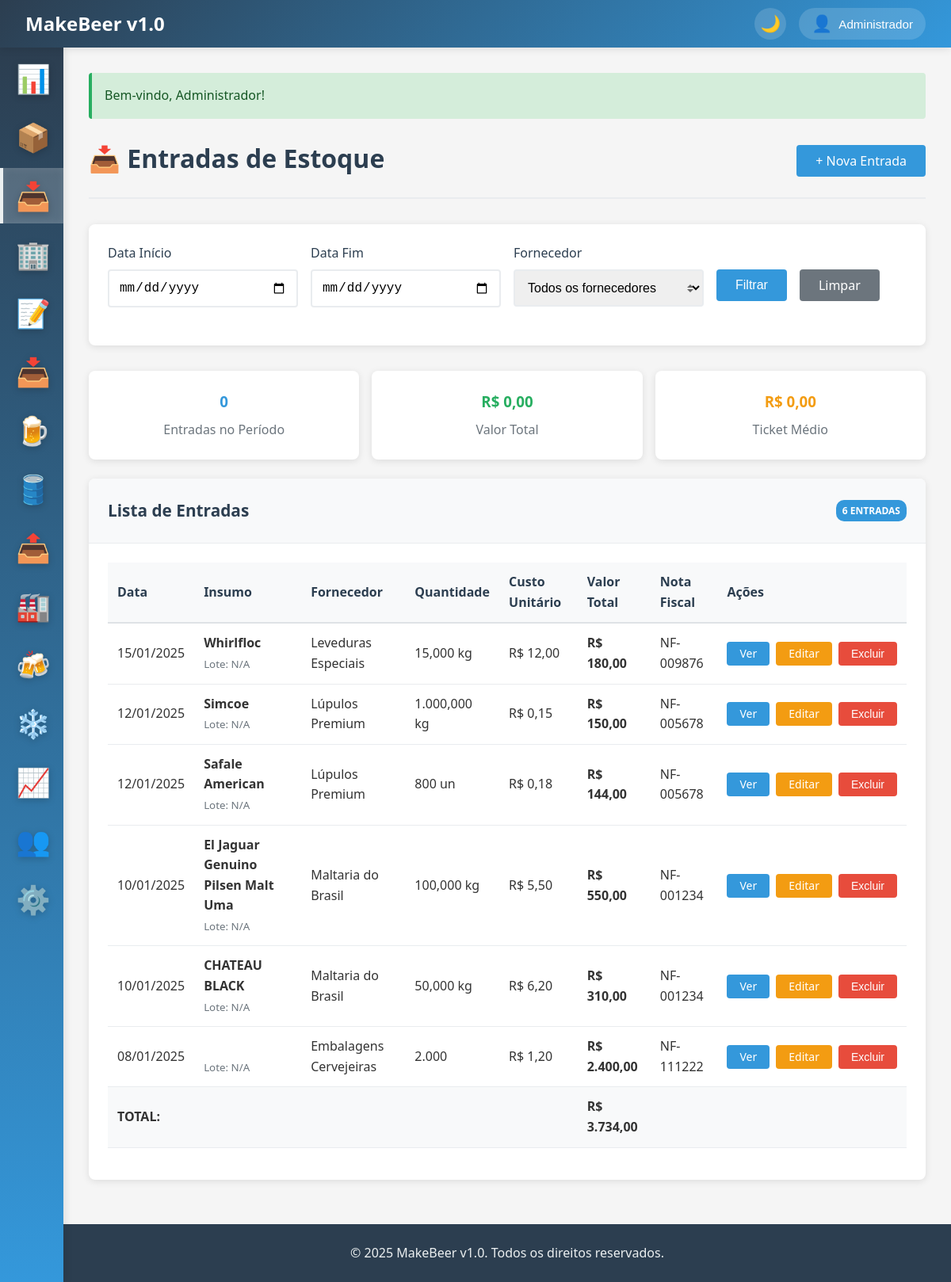
The page /entradas (signed in) on the database its author committed.
### tables this page shows
CREATE TABLE IF NOT EXISTS entradas_estoque (
    id INT AUTO_INCREMENT PRIMARY KEY,
    insumo_id INT NOT NULL,
    fornecedor_id INT,
    quantidade DECIMAL(10,3) NOT NULL,
    preco_unitario DECIMAL(10,2),
    preco_total DECIMAL(10,2),
    lote_fornecedor VARCHAR(50),
    data_entrada DATE NOT NULL,
    data_validade DATE,
    numero_nota_fiscal VARCHAR(50),
    observacoes TEXT,
    usuario_id INT NOT NULL,
    created_at TIMESTAMP DEFAULT CURRENT_TIMESTAMP,
    FOREIGN KEY (insumo_id) REFERENCES insumos(id),
    FOREIGN KEY (fornecedor_id) REFERENCES fornecedores(id),
    FOREIGN KEY (usuario_id) REFERENCES usuarios(id),
    INDEX idx_data_entrada (data_entrada),
    INDEX idx_data_validade (data_validade),
    INDEX idx_insumo (insumo_id)
);

CREATE TABLE IF NOT EXISTS insumos (
    id INT AUTO_INCREMENT PRIMARY KEY,
    nome VARCHAR(100) NOT NULL,
    descricao TEXT,
    categoria_id INT,
    tipo ENUM('malte', 'lupulo', 'levedura', 'adjunto', 'aditivo', 'embalagem', 'outros') NOT NULL,
    unidade_medida ENUM('kg', 'g', 'l', 'ml', 'un', 'm', 'cm') NOT NULL DEFAULT 'kg',
    estoque_atual DECIMAL(10,3) DEFAULT 0,
    estoque_minimo DECIMAL(10,3) DEFAULT 0,
    preco_medio DECIMAL(10,2) DEFAULT 0,
    fornecedor_principal_id INT,
    codigo_interno VARCHAR(50),
    ean VARCHAR(20),
    ativo BOOLEAN DEFAULT TRUE,
    observacoes TEXT,
    created_at TIMESTAMP DEFAULT CURRENT_TIMESTAMP,
    updated_at TIMESTAMP DEFAULT CURRENT_TIMESTAMP ON UPDATE CURRENT_TIMESTAMP,
    FOREIGN KEY (categoria_id) REFERENCES categorias_insumos(id),
    FOREIGN KEY (fornecedor_principal_id) REFERENCES fornecedores(id),
    INDEX idx_tipo (tipo),
    INDEX idx_estoque_minimo (estoque_minimo),
    INDEX idx_nome (nome)
);

CREATE TABLE IF NOT EXISTS fornecedores (
    id INT AUTO_INCREMENT PRIMARY KEY,
    nome VARCHAR(100) NOT NULL,
    cnpj VARCHAR(18) UNIQUE,
    email VARCHAR(100),
    telefone VARCHAR(20),
    endereco TEXT,
    cidade VARCHAR(50),
    estado VARCHAR(2),
    cep VARCHAR(10),
    contato_principal VARCHAR(100),
    observacoes TEXT,
    ativo BOOLEAN DEFAULT TRUE,
    created_at TIMESTAMP DEFAULT CURRENT_TIMESTAMP,
    updated_at TIMESTAMP DEFAULT CURRENT_TIMESTAMP ON UPDATE CURRENT_TIMESTAMP,
    INDEX idx_nome (nome),
    INDEX idx_ativo (ativo)
);

### app/controllers/BaseController.php (called while the page is built, shortened)
<?php
class BaseController {
    protected function view($view, $data = []) {
        extract($data);
        $viewPath = __DIR__ . '/../views/' . $view . '.php';
        require_once $viewPath;
    }
}
?>

### app/controllers/EntradasController.php (called while the page is built, shortened)
<?php
require_once 'BaseController.php';
class EntradasController extends BaseController {
    private $model;
    public function __construct() {
        $this->model = new EntradaEstoque();
    }
    public function index() {
        $entradas = $this->model->getAllWithDetails(200);
        $this->view('entradas/index', ['entradas' => $entradas]);
    }
}
?>

### app/helpers/functions.php (called while the page is built, shortened)
<?php
function formatDate($date, $format = 'd/m/Y') {
    return date($format, strtotime($date));
}
function formatMoney($value) {
    return 'R$ ' . number_format(floatval($value), 2, ',', '.');
}
function formatQuantity($quantity, $unit = 'un') {
    $quantity = floatval($quantity);
    switch ($unit) {
        case 'kg':
        case 'l':
        case 'L':
            return number_format($quantity, 3, ',', '.') . ' ' . $unit;
        case 'un':
        default:
            return number_format($quantity, 0, ',', '.') . ' ' . $unit;
    }
}
?>

### app/config/database.php (called while the page is built, shortened)
<?php
class Database {
    private static $instance = null;
    private $connection;
    private function __construct() {
        try {
            $dsn = "mysql:host=" . DB_HOST . ";dbname=" . DB_NAME . ";charset=" . DB_CHARSET;
            $options = [
                PDO::ATTR_ERRMODE => PDO::ERRMODE_EXCEPTION,
                PDO::ATTR_DEFAULT_FETCH_MODE => PDO::FETCH_ASSOC,
                PDO::ATTR_EMULATE_PREPARES => false,
            ];
            $this->connection = new PDO($dsn, DB_USER, DB_PASS, $options);
        } catch (PDOException $e) {
            die("Erro na conexão com o banco de dados: " . $e->getMessage());
        }
    }
    public static function getInstance() {
        if (self::$instance === null) {
            self::$instance = new self();
        }
        return self::$instance;
    }
    public function query($sql, $params = []) {
        try {
            $stmt = $this->connection->prepare($sql);
            $stmt->execute($params);
            return $stmt;
        } catch (PDOException $e) {
            error_log("Erro na query: " . $e->getMessage());
            throw $e;
        }
    }
    public function fetchAll($sql, $params = []) {
        $stmt = $this->query($sql, $params);
        return $stmt->fetchAll();
    }
}
?>

### app/models/BaseModel.php (called while the page is built, shortened)
<?php
abstract class BaseModel {
    public function __construct() {
        $this->db = Database::getInstance();
    }
}
?>

### app/models/EntradaEstoque.php (called while the page is built, shortened)
<?php
require_once 'BaseModel.php';
class EntradaEstoque extends BaseModel {
    protected $table = 'entradas_estoque';
    public function getAllWithDetails($limite = 100) {
        $sql = "SELECT e.*,
                i.nome as insumo_nome,
                i.unidade_medida,
                f.nome as fornecedor_nome,
                u.nome as usuario_nome
                FROM {$this->table} e
                LEFT JOIN insumos i ON e.insumo_id = i.id
                LEFT JOIN fornecedores f ON e.fornecedor_id = f.id
                LEFT JOIN usuarios u ON e.usuario_id = u.id
                ORDER BY e.data_entrada DESC, e.created_at DESC
                LIMIT ?";
        return $this->db->fetchAll($sql, [$limite]);
    }
}
?>

### app/views/entradas/index.php (the view, shortened to what this page needs)
<?php
include 'app/views/layouts/header.php';
?>
<div class="page-header d-flex justify-content-between align-items-center">
    <h1 class="page-title">📥 Entradas de Estoque</h1>
    <div class="page-actions">
        <a href="/entradas/create" class="btn btn-primary">+ Nova Entrada</a>
    </div>
</div>
<div class="card mb-4">
    <div class="card-body">
        <form method="GET" action="/entradas" class="row">
            <div class="col col-3">
                <div class="form-group">
                    <label class="form-label">Data Início</label>
                    <input type="date" name="data_inicio" class="form-control" value="<?= $_GET['data_inicio'] ?? '' ?>">
                </div>
            </div>
            <div class="col col-3">
                <div class="form-group">
                    <label class="form-label">Data Fim</label>
                    <input type="date" name="data_fim" class="form-control" value="<?= $_GET['data_fim'] ?? '' ?>">
                </div>
            </div>
            <div class="col col-3">
                <div class="form-group">
                    <label class="form-label">Fornecedor</label>
                    <select name="fornecedor_id" class="form-control form-select">
                        <option value="">Todos os fornecedores</option>
                    </select>
                </div>
            </div>
            <div class="col col-3">
                <div class="form-group">
                    <label class="form-label">&nbsp;</label>
                    <div class="d-flex gap-2">
                        <button type="submit" class="btn btn-primary">Filtrar</button>
                        <a href="/entradas" class="btn btn-secondary">Limpar</a>
                    </div>
                </div>
            </div>
        </form>
    </div>
</div>
<div class="row mb-4">
    <div class="col col-4">
        <div class="card">
            <div class="card-body text-center">
                <h3 style="color: #3498db; margin-bottom: 0.5rem;"><?= $stats['total_entradas'] ?? 0 ?></h3>
                <p style="margin: 0; color: #6c757d;">Entradas no Período</p>
            </div>
        </div>
    </div>
    <div class="col col-4">
        <div class="card">
            <div class="card-body text-center">
                <h3 style="color: #27ae60; margin-bottom: 0.5rem;"><?= formatMoney($stats['preco_total'] ?? 0) ?></h3>
                <p style="margin: 0; color: #6c757d;">Valor Total</p>
            </div>
        </div>
    </div>
    <div class="col col-4">
        <div class="card">
            <div class="card-body text-center">
                <h3 style="color: #f39c12; margin-bottom: 0.5rem;"><?= formatMoney($stats['ticket_medio'] ?? 0) ?></h3>
                <p style="margin: 0; color: #6c757d;">Ticket Médio</p>
            </div>
        </div>
    </div>
</div>
<div class="card">
    <div class="card-header d-flex justify-content-between align-items-center">
        <h3 class="card-title">Lista de Entradas</h3>
        <span class="badge badge-info"><?= count($entradas) ?> entradas</span>
    </div>
    <div class="card-body">
        <?php if (empty($entradas)): ?>
            <div class="alert alert-info">
                Nenhuma entrada encontrada. <a href="/entradas/create">Registre a primeira entrada</a>.
            </div>
        <?php else: ?>
            <table class="table table-striped">
                <thead>
                    <tr>
                        <th>Data</th>
                        <th>Insumo</th>
                        <th>Fornecedor</th>
                        <th>Quantidade</th>
                        <th>Custo Unitário</th>
                        <th>Valor Total</th>
                        <th>Nota Fiscal</th>
                        <th>Ações</th>
                    </tr>
                </thead>
                <tbody>
                    <?php foreach ($entradas as $entrada): ?>
                    <tr>
                        <td><?= formatDate($entrada['data_entrada']) ?></td>
                        <td>
                            <strong><?= $entrada['insumo_nome'] ?></strong><br>
                            <small style="color: #6c757d;">Lote: <?= $entrada['lote_fornecedor'] ? $entrada['lote_fornecedor'] : 'N/A' ?></small>
                        </td>
                        <td><?= $entrada['fornecedor_nome'] ?></td>
                        <td><?= formatQuantity($entrada['quantidade'], $entrada['unidade_medida']) ?></td>
                        <td><?= formatMoney($entrada['preco_unitario'] ?? 0) ?></td>
                        <td><strong><?= formatMoney($entrada['preco_total']) ?></strong></td>
                        <td><?= $entrada['numero_nota_fiscal'] ?: '-' ?></td>
                        <td>
                            <div class="d-flex gap-1">
                                <a href="/entradas/viewEntradas?id=<?= $entrada['id'] ?>" class="btn btn-sm btn-primary">Ver</a>
                                <a href="/entradas/edit?id=<?= $entrada['id'] ?>" class="btn btn-sm btn-warning">Editar</a>
                                <form method="POST" action="/entradas/delete" style="display: inline;" onsubmit="return confirm('Tem certeza que deseja excluir esta entrada?');">
                                    <button type="submit" class="btn btn-sm btn-danger">Excluir</button>
                                </form>
                            </div>
                        </td>
                    </tr>
                    <?php endforeach; ?>
                </tbody>
                <tfoot>
                    <tr style="font-weight: bold; background: #f8f9fa;">
                        <td colspan="5" class="text-right">TOTAL:</td>
                        <td><?= formatMoney(array_sum(array_column($entradas, 'preco_total'))) ?></td>
                        <td colspan="2"></td>
                    </tr>
                </tfoot>
            </table>
        <?php endif; ?>
    </div>
</div>
<?php include 'app/views/layouts/footer.php'; ?>

### public/css/style.css (style rules this page uses)
* { margin: 0; padding: 0; box-sizing: border-box; }
body { font-family: 'Segoe UI', Tahoma, Geneva, Verdana, sans-serif; background-color: #f5f5f5; color: #333; line-height: 1.6; overflow-x: hidden; }
.page-header { margin-bottom: 2rem; padding-bottom: 1rem; border-bottom: 2px solid #e9ecef; }
.page-title { font-size: 2rem; color: #2c3e50; margin-bottom: 0.5rem; }
.card { background: white; border-radius: 8px; box-shadow: 0 2px 10px rgba(0, 0, 0, 0.1); margin-bottom: 1.5rem; overflow: hidden; }
.card-header { padding: 1.5rem; background: #f8f9fa; border-bottom: 1px solid #e9ecef; }
.card-title { font-size: 1.3rem; color: #2c3e50; margin: 0; }
.card-body { padding: 1.5rem; }
.form-group { margin-bottom: 1.5rem; }
.form-label { display: block; margin-bottom: 0.5rem; font-weight: 500; color: #2c3e50; }
.form-control { width: 100%; padding: 0.75rem; border: 2px solid #e9ecef; border-radius: 4px; font-size: 1rem; transition: border-color 0.3s ease; }
.form-select { background-repeat: no-repeat; background-position: right 0.7rem center; background-size: 8px 10px; padding-right: 2.5rem; }
.btn { display: inline-block; padding: 0.75rem 1.5rem; border: none; border-radius: 4px; font-size: 1rem; font-weight: 500; text-decoration: none; text-align: center; cursor: pointer; transition: all 0.3s ease; line-height: 1; }
.btn-primary { background: #3498db; color: white; }
.btn-secondary { background: #6c757d; color: white; }
.btn-danger { background: #e74c3c; color: white; }
.btn-warning { background: #f39c12; color: white; }
.btn-sm { padding: 0.5rem 1rem; font-size: 0.875rem; }
.table { width: 100%; border-collapse: collapse; margin-bottom: 1rem; }
.table th, .table td { padding: 0.75rem; text-align: left; border-bottom: 1px solid #e9ecef; }
.table th { background: #f8f9fa; font-weight: 600; color: #2c3e50; border-bottom: 2px solid #dee2e6; }
.badge { display: inline-block; padding: 0.25rem 0.5rem; font-size: 0.75rem; font-weight: 600; border-radius: 10px; text-transform: uppercase; }
.badge-info { background: #3498db; color: white; }
.text-center { text-align: center; }
.text-right { text-align: right; }
.mb-4 { margin-bottom: 2rem; }
.d-flex { display: flex; }
.justify-content-between { justify-content: space-between; }
.align-items-center { align-items: center; }
.gap-1 { gap: 0.5rem; }
.gap-2 { gap: 1rem; }
.row { display: flex; flex-wrap: wrap; margin: 0 -0.5rem; }
.col { flex: 1; padding: 0 0.5rem; }
.col-3 { flex: 0 0 25%; max-width: 25%; }
.col-4 { flex: 0 0 33.333333%; max-width: 33.333333%; }

### rows shown on the page
entradas_estoque: data_entrada "15/01/2025", insumo.nome "Whirlfloc", shows "N/A", fornecedor.nome "Leveduras Especiais", quantidade.unidade_medida "15,000 kg", preco_unitario "R$ 12,00", preco_total "R$ 180,00", numero_nota_fiscal "NF-009876"
entradas_estoque: data_entrada "12/01/2025", insumo.nome "Simcoe", shows "N/A", fornecedor.nome "Lúpulos Premium", quantidade.unidade_medida "1.000,000 kg", preco_unitario "R$ 0,15", preco_total "R$ 150,00", numero_nota_fiscal "NF-005678"
entradas_estoque: data_entrada "12/01/2025", insumo.nome "Safale American", shows "N/A", fornecedor.nome "Lúpulos Premium", quantidade.unidade_medida "800 un", preco_unitario "R$ 0,18", preco_total "R$ 144,00", numero_nota_fiscal "NF-005678"
entradas_estoque: data_entrada "10/01/2025", insumo.nome "El Jaguar Genuino Pilsen Malt Uma", shows "N/A", fornecedor.nome "Maltaria do Brasil", quantidade.unidade_medida "100,000 kg", preco_unitario "R$ 5,50", preco_total "R$ 550,00", numero_nota_fiscal "NF-001234"
entradas_estoque: data_entrada "10/01/2025", insumo.nome "CHATEAU BLACK", shows "N/A", fornecedor.nome "Maltaria do Brasil", quantidade.unidade_medida "50,000 kg", preco_unitario "R$ 6,20", preco_total "R$ 310,00", numero_nota_fiscal "NF-001234"
entradas_estoque: data_entrada "08/01/2025", shows "N/A", fornecedor.nome "Embalagens Cervejeiras", unidade_medida "2.000", preco_unitario "R$ 1,20", preco_total "R$ 2.400,00", numero_nota_fiscal "NF-111222"

### other values the page prints
APP_NAME "MakeBeer v1.0"
$user['nome'] "Administrador"
$message "Bem-vindo, Administrador!"
$stats['total_entradas'] "0"
formatMoney($stats['preco_total'] ?? 0) "R$ 0,00"
formatMoney($stats['ticket_medio'] ?? 0) "R$ 0,00"
count($entradas) "6"
formatMoney(array_sum(array_column($entradas, 'preco_total'))) "R$ 3.734,00"
